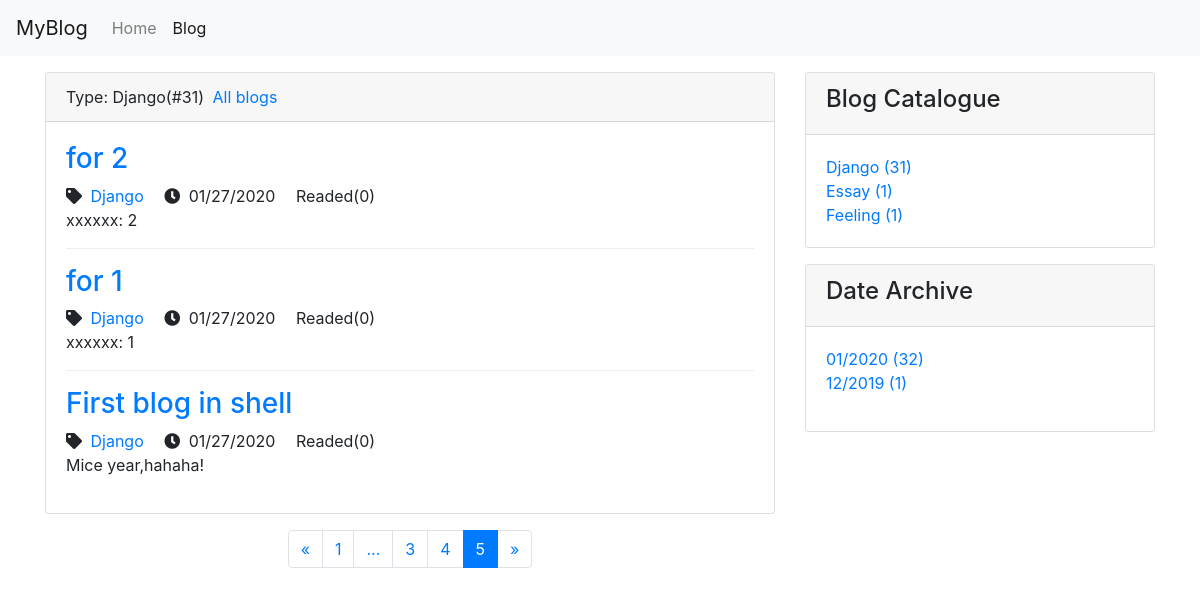
The page /blog/type/1?page=5 on the database its author committed.
### blog/models.py (models this page shows, shortened)
class BlogType(models.Model):
    type_name = models.CharField(max_length=15)
    def __str__(self):
        return self.type_name

class Blog(models.Model, ReadNumExpandMethod):
    title = models.CharField(max_length=50)
    blog_type = models.ForeignKey(BlogType, on_delete=models.DO_NOTHING)
    content = RichTextUploadingField()
    author = models.ForeignKey(User, on_delete=models.DO_NOTHING)
    created_time = models.DateTimeField(auto_now_add=True)
    last_updated_time = models.DateTimeField(auto_now=True)
    class Meta:
        ordering = ['-created_time']

### blog/views.py (the view)
# urls.py: path('type/<int:blog_type_pk>', views.blogs_with_type, name='blogs_with_type'),
def blogs_with_type(request, blog_type_pk):
    blog_type = get_object_or_404(BlogType, pk=blog_type_pk)
    blogs_list = Blog.objects.filter(blog_type=blog_type)
    content = get_blog_list_common_data(request, blogs_list)
    content['blog_type'] = blog_type
    return render(request, 'blog/blogs_with_type.html', content)

### read_statistics/models.py (called while the page is built)
    def get_read_num(self):
        try:
            ct = ContentType.objects.get_for_model(self)
            readnum = ReadNum.objects.get(content_type=ct, object_id=self.pk)
            return readnum.read_num
        except exceptions.ObjectDoesNotExist:
            return 0

### blog/templates/blog/blogs_with_type.html (shortened to what this page needs)
{% extends 'blog/blog_list.html' %}
{% block blog_list_title %}
    Type:&nbsp{{blog_type.type_name}}(#{{ page_of_blogs.paginator.count }})
    <a class="pl-1" href="{% url 'blog_list' %}">All blogs</a>
{% endblock %}

### blog/templates/blog/blog_list.html (shortened to what this page needs)
{% extends 'base.html' %}
{% block header_extends %}
<link rel="stylesheet" href="/static/css/blog.css">
{% endblock %}
{% block nav_blog_active %}
active
{% endblock %}
{% block content %}
<div class="container">
    <div class="row mt-3">
        <div class="col-sm-8">
            <div class="card">
                <div class="card-header">
                    {% block blog_list_title %}{% endblock %}
                </div>
                <div class="card-body">
                    {% for blog in blogs %}
                    <div class="blog">
                        <h3><a href="{% url 'blog_detail' blog.pk %}">{{ blog.title }} </a></h3>
                        <p class="blog-info">
                            <i class="fas fa-tag mr-1"></i>
                            <a class="mr-3"
                                href="{% url 'blogs_with_type' blog.blog_type.pk %}">{{blog.blog_type}}</a>
                            <i class="fas fa-clock mr-1"></i>
                            {{blog.created_time|date:'m/d/Y'}}
                            <span class="ml-3">Readed({{ blog.get_read_num }})</span>
                        </p>
                        <p>{{ blog.content|striptags|truncatechars:120 }}</p>
                    </div>
                    {% empty %}
                    <div class="blog">
                        <h3>-- No blogs. Please look forward! --</h3>
                    </div>
                    {% endfor %}
                </div>
            </div>
            <div class="pt-3">
                <ul class="pagination justify-content-center">
                    {% if page_of_blogs.has_previous %}
                    <li class="page-item">
                        <a class="page-link" href="?page={{ page_of_blogs.previous_page_number }}">&laquo;</a>
                    </li>
                    {% else %}
                    <li class="page-item"><a class="page-link" href="?page=1">&laquo;</a></li>
                    {% endif %}
                    {% for page_num in page_range %}
                        {% if page_num == page_of_blogs.number %}
                        <li class="page-item active">
                            <span class="page-link">{{page_num}}</span class="page-link">
                        </li>
                        {% else %}
                            {% if page_num == '...' %}
                            <li class="page-item">
                                <span class="page-link">{{page_num}}</span>
                            </li>
                            {% else %}
                            <li class="page-item">
                                <a class="page-link" href="?page={{ page_num }}">{{page_num}}</a>
                            </li>
                            {% endif %}
                        {% endif %}
                    {% endfor %}
                    {% if page_of_blogs.has_next %}
                    <li class="page-item">
                        <a class="page-link" href="?page={{ page_of_blogs.next_page_number }}">&raquo;</a>
                    </li>
                    {% else %}
                    <li class="page-item"><a class="page-link"
                            href="?page={{ page_of_blogs.paginator.num_pages }}">&raquo;</a></li>
                    {% endif %}
                </ul>
            </div>
        </div>
        <div class="d-none d-sm-block col-sm-4">
            <div class="card">
                <div class="card-header">
                    <h4>Blog Catalogue</h4>
                </div>
                <div class="card-body">
                    <ul class="m-0 p-0 blog-type">
                        {% for blog_type in blog_types %}
                        <li>
                            <a href="{% url 'blogs_with_type' blog_type.pk %}">
                                {{ blog_type.type_name }} ({{ blog_type.blog_count }})
                            </a>
                        </li>
                        {% empty %}
                        <li>No catalogue</li>
                        {% endfor %}
                    </ul>
                </div>
            </div>
            <div class="card mt-3">
                <div class="card-header"><h4>Date Archive</h4></div>
                <div class="card-body">
                    <ul class="p-0">
                        {% for blog_date, blog_count in blog_dates.items %}
                        <li>
                        <a href="{% url 'blogs_with_date' blog_date.year blog_date.month %}">
                            {{ blog_date|date:'m/Y' }} ({{ blog_count }})
                        </a>
                        </li>
                        {% endfor %}
                    </ul>
                </div>
            </div>
        </div>
    </div>
</div>
{% endblock %}

### static/css/blog.css (style rules this page uses)
ul.blog-type { list-style-type: none; }
div.blog:not(:last-child) { border-bottom: 1px solid #eee; margin-bottom: 1em; }
div.blog p.blog-info { margin-bottom: 0; }
ul { list-style-type: none; }

### rows shown on the page
BlogType: type_name "Django", blog_count "31"
Blog: title "for 2", blog_type "Django", created_time "01/27/2020", get_read_num "0", content "xxxxxx: 2"
Blog: title "for 1", blog_type "Django", created_time "01/27/2020", get_read_num "0", content "xxxxxx: 1"
Blog: title "First blog in shell", blog_type "Django", created_time "01/27/2020", get_read_num "0", content "Mice year,hahaha!"
BlogType: type_name "Essay", blog_count "1"
BlogType: type_name "Feeling", blog_count "1"

### other values the page prints
{{ page_of_blogs.paginator.count }} "31"
{{ page_num }} "1" "3" "4"
{{ page_num }} "..."
{{ page_num }} "5"
{{ blog_date|date:'m/Y' }} "01/2020" "12/2019"
{{ blog_count }} "32" "1"
